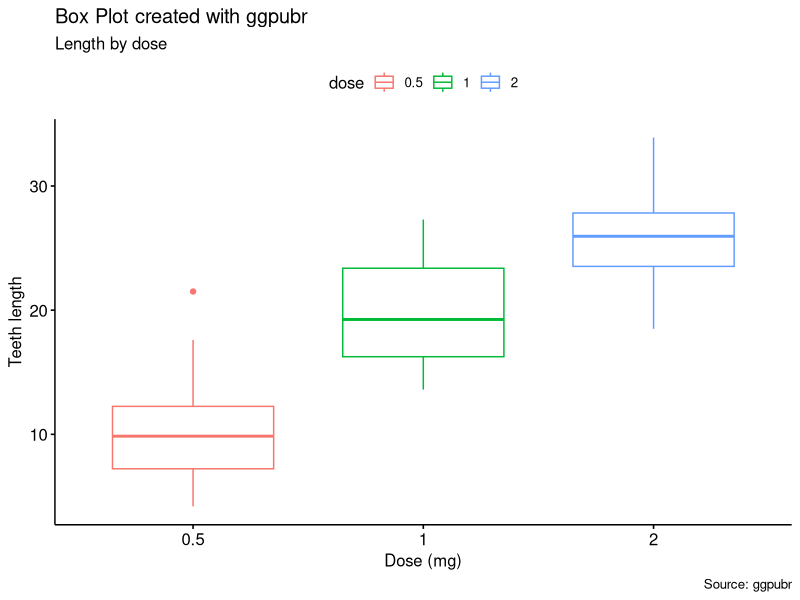
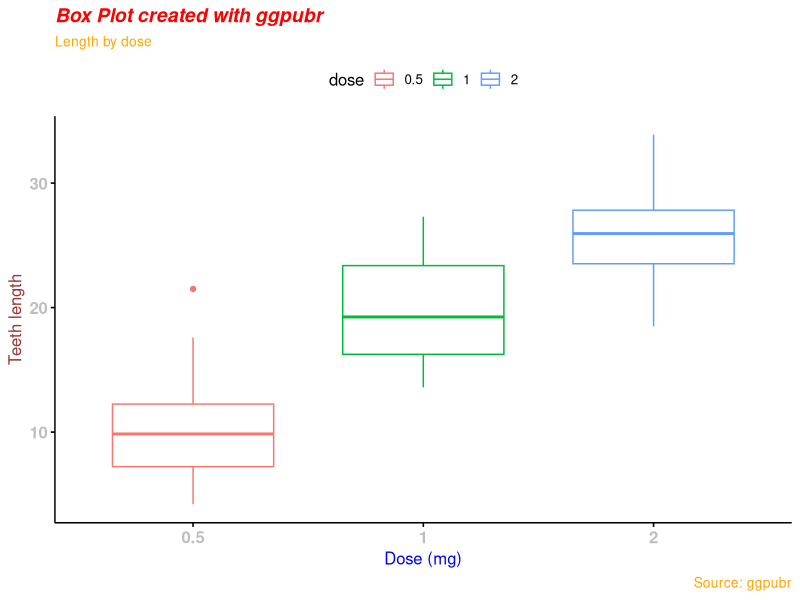
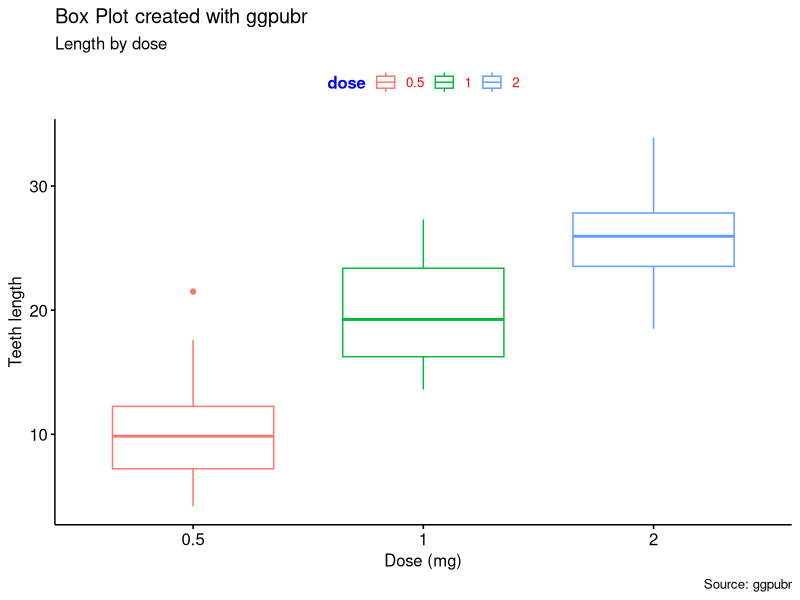

The R script that drew these images, in order:
library(ggpubr)


### Name: font
### Title: Change the Appearance of Titles and Axis Labels
### Aliases: font

### ** Examples

# Load data
data("ToothGrowth")

# Basic plot
p <- ggboxplot(ToothGrowth, x = "dose", y = "len", color = "dose",
              title = "Box Plot created with ggpubr",
              subtitle = "Length by dose",
              caption = "Source: ggpubr",
              xlab ="Dose (mg)", ylab = "Teeth length")
p

# Change the appearance of titles and labels
p +
 font("title", size = 14, color = "red", face = "bold.italic")+
 font("subtitle", size = 10, color = "orange")+
 font("caption", size = 10, color = "orange")+
 font("xlab", size = 12, color = "blue")+
 font("ylab", size = 12, color = "#993333")+
 font("xy.text", size = 12, color = "gray", face = "bold")

# Change the appearance of legend title and texts
p +
 font("legend.title", color = "blue", face = "bold")+
 font("legend.text", color = "red")
